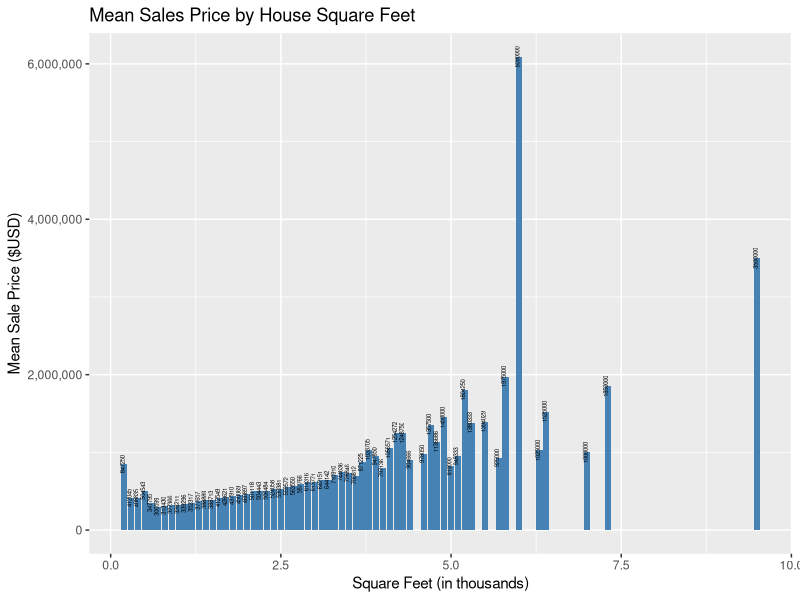
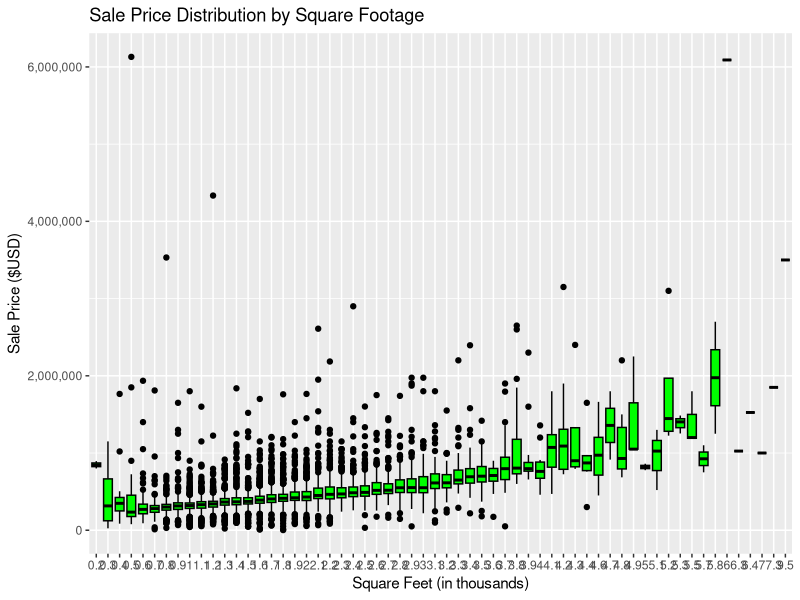
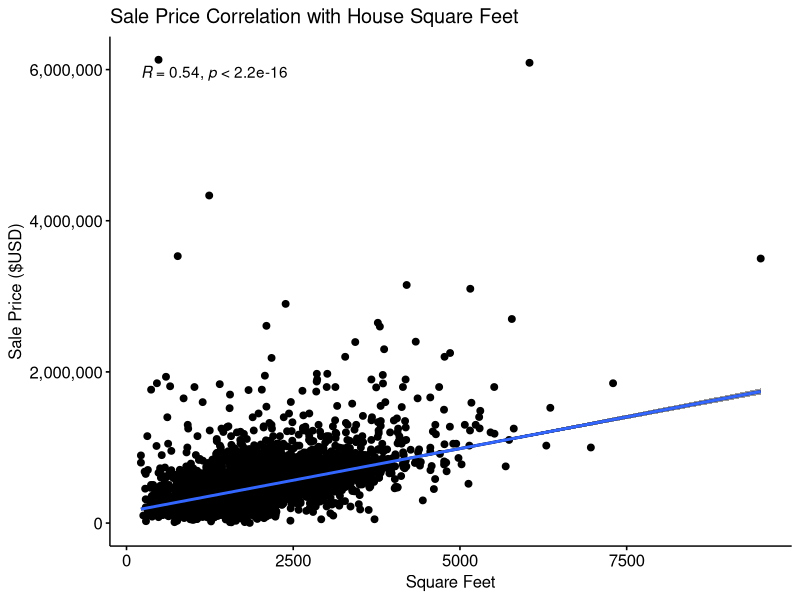
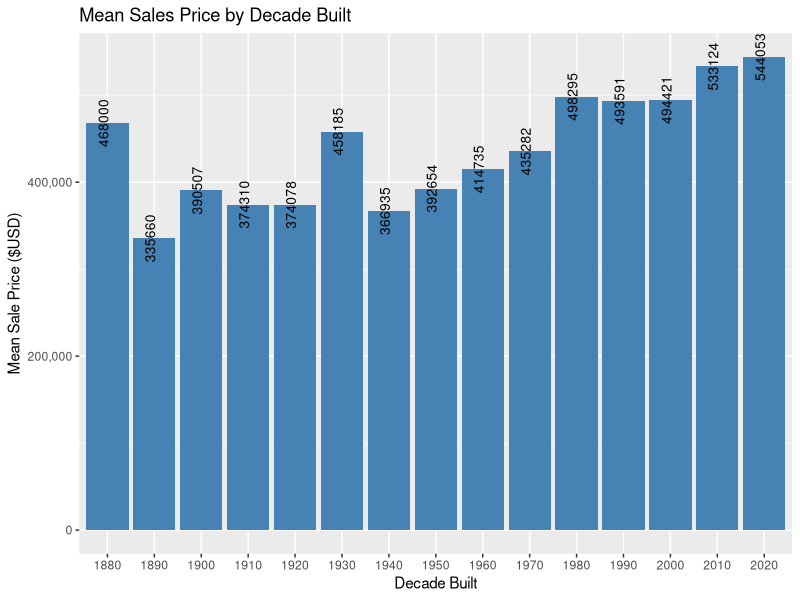
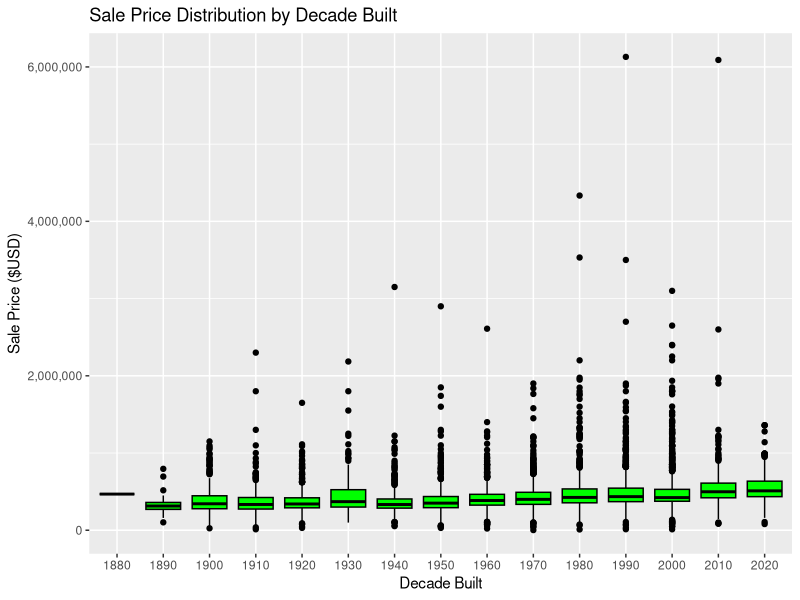
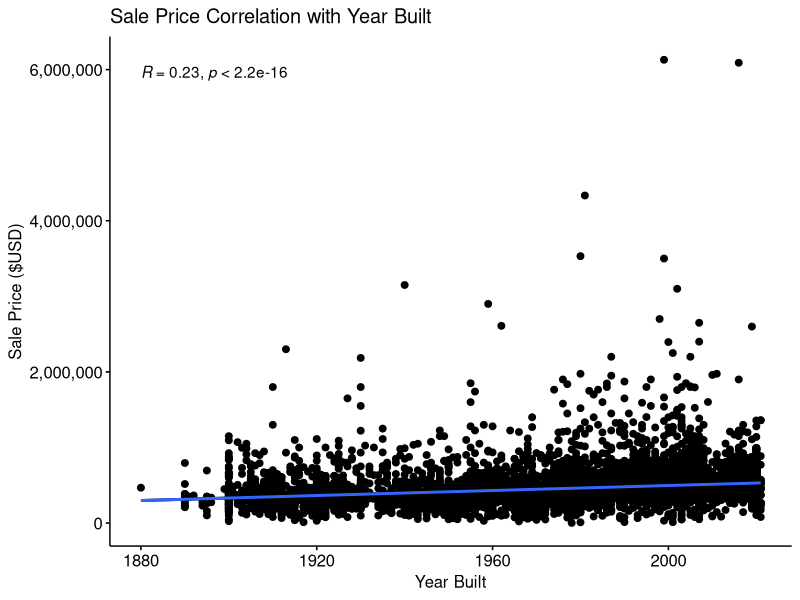
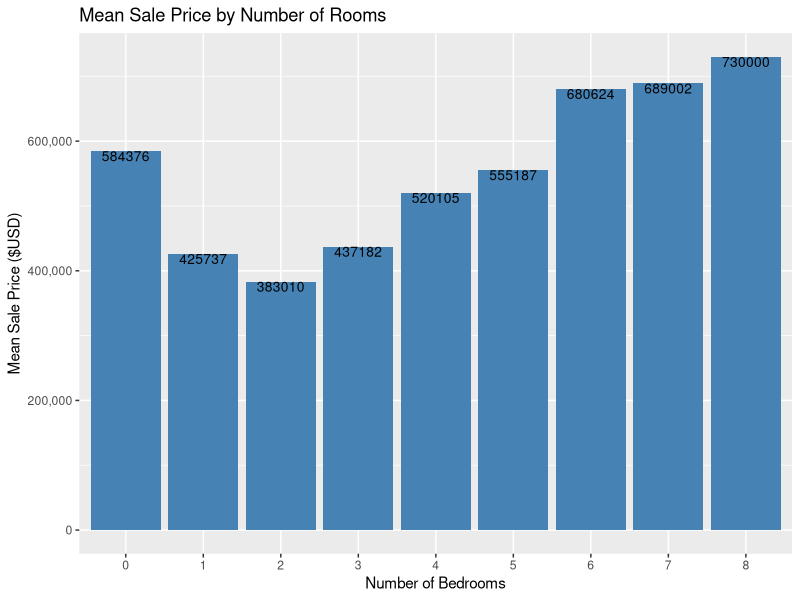
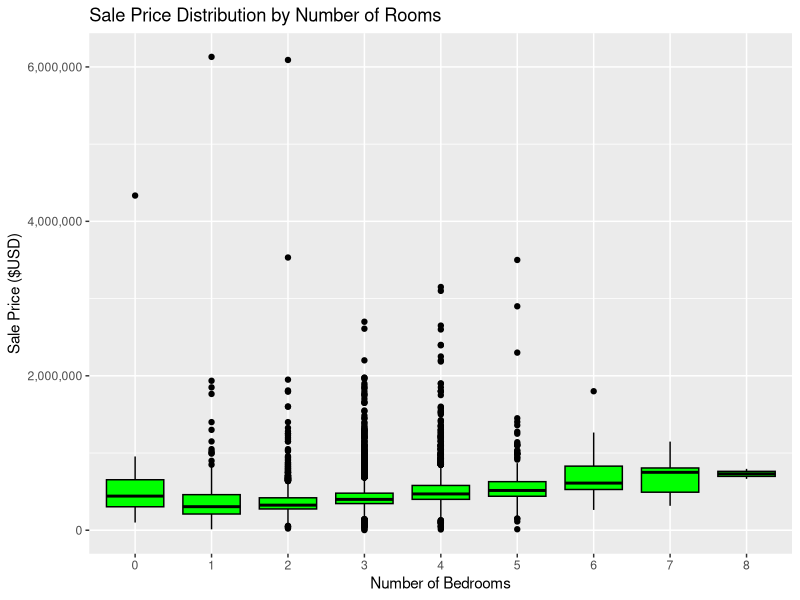

Write R code to recreate these figures, in order.
## ---- chunk 1
library(dplyr)
library(ggplot2)
library(ggpubr)
library(knitr)

# Reading in data
housing <- read.csv("pierce_co_house_sales.csv")

# Convert sale_date to Date type
housing$sale_date <- as.Date(housing$sale_date)

# Binning year_built by decade
housing$decade_built <- housing$year_built - (housing$year_built %% 10)

# Creating new column thousands_sq_ft 
housing$sq_ft_thousand <- round(housing$house_square_feet / 1000, digits = 1)

# Creating a new column 'has_view_quality' with 0 if sale does not have view quality, else 1
housing$has_view_quality <- ifelse(housing$view_quality == "", 0, 1)

## ---- chunk 2

head(housing)

## ---- chunk 3
# Select columns for correlation analysis
vars <- housing %>% select(sale_price, house_square_feet, sq_ft_thousand, year_built, decade_built, bedrooms)

# Calculate correlation matrix
cor_matrix <- cor(vars, use = "complete.obs")

# Print correlation with sale_price
cor_price <- cor_matrix["sale_price", ]
cor_price <- cor_price[order(abs(cor_price), decreasing = TRUE)]

# Convert to data frame for kable
cor_price_df <- as.data.frame(t(cor_price))
colnames(cor_price_df) <- colnames(cor_matrix)  # Set column names
rownames(cor_price_df) <- "Correlation"

# Display with kable
kable(cor_price_df, 
      caption = "Correlation of Variables with Sale Price",
      col.names = colnames(cor_price_df),
      align = "c", 
      format = "markdown")
## ---- chunk 4
# Summary statistics for Year Built
sq_ft_summary <- housing %>%
group_by(sq_ft_thousand) %>%
summarize(
  count = n(),
  mean_sale_price = as.integer(mean(sale_price, na.rm = TRUE)),
  median_sale_price = as.integer(median(sale_price, na.rm = TRUE)),
  sd_sale_price = as.integer(sd(sale_price, na.rm = TRUE)),
  min_sale_price = min(sale_price, na.rm = TRUE),
  max_sale_price = max(sale_price, na.rm = TRUE)
)

# Display the summary statistics in a table format for Bedrooms
kable(sq_ft_summary, 
  col.names = c("House Square Feet (in thousands)", "Count", "Mean Sale Price", "Median Sale Price", 
                "SD of Sale Price", "Min Sale Price", "Max Sale Price"),
  caption = "Summary Statistics for Sale Price by House Square Feet",
  align = "c")


## ---- chunk 5

# Bar chart for mean sale price for decade built
ggplot(data = sq_ft_summary, aes(x=sq_ft_thousand, y=mean_sale_price)) +
  geom_bar(stat = "identity", fill="steelblue") +
  ggtitle("Mean Sales Price by House Square Feet") +
  xlab("Square Feet (in thousands)") +
  ylab("Mean Sale Price ($USD)") +
  geom_text(aes(label=mean_sale_price), vjust=0.1, size=1.5, angle = 90) +
  scale_y_continuous(labels = scales::comma)

# Plot distribution of decade built
ggplot(housing, aes(x = factor(sq_ft_thousand), y = sale_price)) +
  geom_boxplot(fill = "green", color = "black") +
  ggtitle("Sale Price Distribution by Square Footage") +
  xlab("Square Feet (in thousands)") +
  ylab("Sale Price ($USD)") +
  scale_y_continuous(labels = scales::comma)

# Scatter plot with regression line for year built
ggscatter(housing, x = "house_square_feet", y = "sale_price",
          add = "reg.line", conf.int = TRUE, 
          cor.coef = TRUE, cor.method = "pearson") +
  ggtitle("Sale Price Correlation with House Square Feet") +
  xlab("Square Feet") +
  ylab("Sale Price ($USD)") +
  geom_smooth(method=lm,se=FALSE,fullrange=TRUE) +
  scale_y_continuous(labels = scales::comma)

## ---- chunk 6
# Summary statistics for Year Built
year_built_summary <- housing %>%
group_by(decade_built) %>%
summarize(
  count = n(),
  mean_sale_price = as.integer(mean(sale_price, na.rm = TRUE)),
  median_sale_price = as.integer(median(sale_price, na.rm = TRUE)),
  sd_sale_price = as.integer(sd(sale_price, na.rm = TRUE)),
  min_sale_price = min(sale_price, na.rm = TRUE),
  max_sale_price = max(sale_price, na.rm = TRUE)
)

# Display the summary statistics in a table format for Bedrooms
kable(year_built_summary, 
  col.names = c("Decade Built", "Count", "Mean Sale Price", "Median Sale Price", 
                "SD of Sale Price", "Min Sale Price", "Max Sale Price"),
  caption = "Summary Statistics for Sale Price by Decade Built",
  align = "c")


## ---- chunk 7

# Bar chart for mean sale price for decade built
ggplot(data = year_built_summary, aes(x=factor(decade_built), y=mean_sale_price)) +
  geom_bar(stat = "identity", fill="steelblue") +
  ggtitle("Mean Sales Price by Decade Built") +
  xlab("Decade Built") +
  ylab("Mean Sale Price ($USD)") +
  geom_text(aes(label=mean_sale_price), vjust=0.1, size=3.5, angle = 90) +
  scale_y_continuous(labels = scales::comma)

# Plot distribution of decade built
ggplot(housing, aes(x = factor(decade_built), y = sale_price)) +
  geom_boxplot(fill = "green", color = "black") +
  ggtitle("Sale Price Distribution by Decade Built") +
  xlab("Decade Built") +
  ylab("Sale Price ($USD)") +
  scale_y_continuous(labels = scales::comma)

# Scatter plot with regression line for year built
ggscatter(housing, x = "year_built", y = "sale_price",
          add = "reg.line", conf.int = TRUE, 
          cor.coef = TRUE, cor.method = "pearson") +
  ggtitle("Sale Price Correlation with Year Built") +
  xlab("Year Built") +
  ylab("Sale Price ($USD)") +
  geom_smooth(method=lm,se=FALSE,fullrange=TRUE) +
  scale_y_continuous(labels = scales::comma)

## ---- chunk 8
# Summary statistics for Bedrooms
bedroom_summary <- housing %>%
group_by(bedrooms) %>%
summarize(
  count = n(),
  mean_sale_price = as.integer(mean(sale_price, na.rm = TRUE)),
  median_sale_price = as.integer(median(sale_price, na.rm = TRUE)),
  sd_sale_price = as.integer(sd(sale_price, na.rm = TRUE)),
  min_sale_price = min(sale_price, na.rm = TRUE),
  max_sale_price = max(sale_price, na.rm = TRUE)
)

# Display the summary statistics in a table format for Bedrooms
kable(bedroom_summary, 
  col.names = c("Bedrooms", "Count", "Mean Sale Price", "Median Sale Price", 
                "SD of Sale Price", "Min Sale Price", "Max Sale Price"),
  caption = "Summary Statistics for Sale Price by Number of Bedrooms",
  align = "c")

## ---- chunk 9

# Bar chart for mean sale price for bedrooms
ggplot(data = bedroom_summary, aes(x=factor(bedrooms), y=mean_sale_price)) +
  geom_bar(stat = "identity", fill="steelblue") +
  ggtitle("Mean Sale Price by Number of Rooms") +
  xlab("Number of Bedrooms") +
  ylab("Mean Sale Price ($USD)") +
  geom_text(aes(label=mean_sale_price), vjust=1, size=3.5) +
  scale_y_continuous(labels = scales::comma)

# Plot distribution of bedrooms
ggplot(housing, aes(x = factor(bedrooms), y = sale_price)) +
  geom_boxplot(fill = "green", color = "black") +
  ggtitle("Sale Price Distribution by Number of Rooms") +
  xlab("Number of Bedrooms") +
  ylab("Sale Price ($USD)") +
  scale_y_continuous(labels = scales::comma)

# scatter plot for number of bedrooms with regression line
ggscatter(data = housing, x = "bedrooms", y = "sale_price",
          add = "reg.line", conf.int = TRUE, 
          cor.coef = TRUE, cor.method = "pearson") +
  ggtitle("Sale Price Correlation with Number of Bedrooms") +
  xlab("Number of Bedrooms") +
  ylab("Sale Price ($USD)") +
  geom_smooth(method=lm,se=FALSE,fullrange=TRUE) +
  scale_y_continuous(labels = scales::comma)
